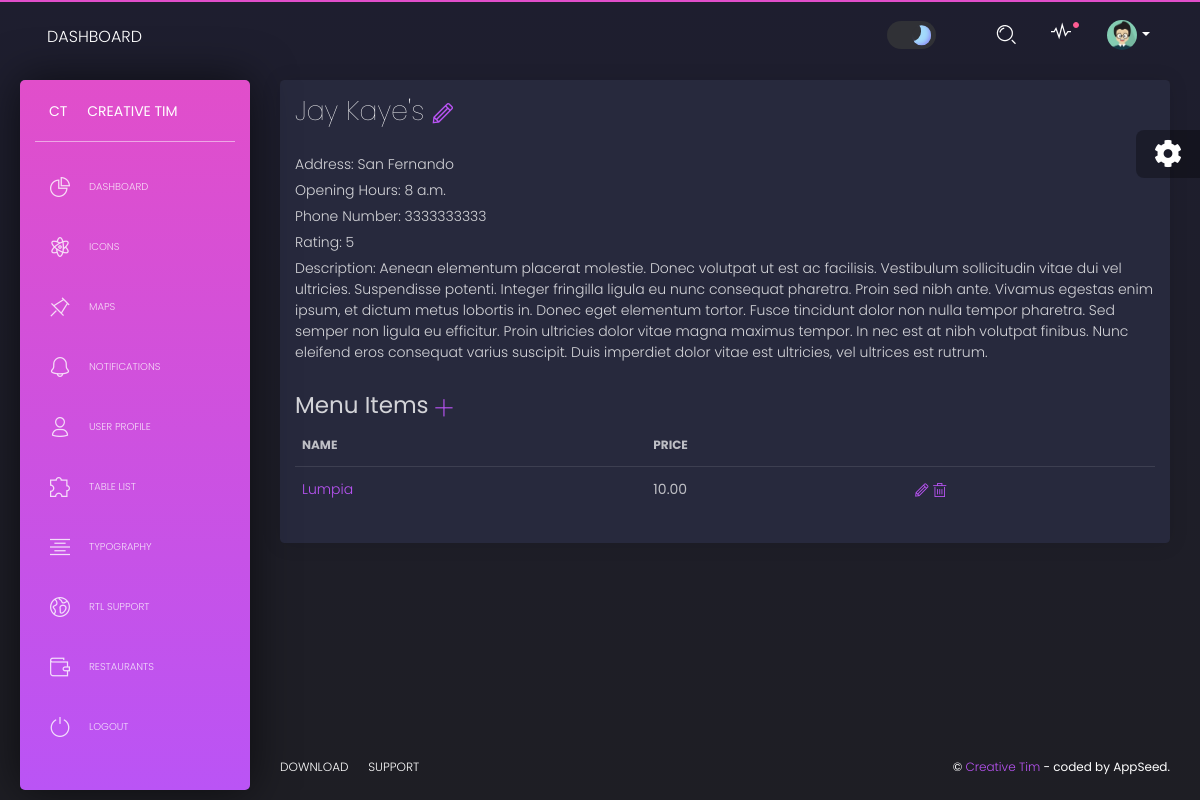
The page /restaurant/2/ on the database its author committed.
### restaurants/models.py (models this page shows, shortened)
class Restaurant(models.Model):
    name = models.CharField(max_length=100)
    address = models.CharField(max_length=255)
    opening_hours = models.TimeField()
    phone_number = models.CharField(max_length=15)
    rating = models.IntegerField()
    description = models.TextField(blank=True, null=True)
    owner_name = models.CharField(max_length=100, null=True, blank=True)
    owner_email = models.EmailField(unique=False, null=True, blank=True)

class MenuItem(models.Model):
    restaurant = models.ForeignKey(Restaurant, related_name='menu_items', on_delete=models.CASCADE)
    name = models.CharField(max_length=100)
    description = models.TextField(blank=True, null=True)
    price = models.DecimalField(max_digits=8, decimal_places=2)
    is_available = models.BooleanField(default=True)

### restaurants/views.py (the view)
# urls.py: path('restaurant/<int:pk>/', views.restaurant_detail, name='restaurant_detail'),
def restaurant_detail(request, pk):
    restaurant = get_object_or_404(Restaurant, pk=pk)
    menu_items = restaurant.menu_items.all()
    return render(request, 'restaurants/restaurant_detail.html', {'restaurant': restaurant, 'menu_items': menu_items})

### apps/context_processors.py (called while the page is built)
def cfg_assets_root(request):
    return { 'ASSETS_ROOT' : settings.ASSETS_ROOT }

### apps/templates/restaurants/restaurant_detail.html (shortened to what this page needs)
{% extends "layouts/base.html" %}
{% block content %}
<div class="content">
    <div class="row">
        <div class="col-md-12">
            <div class="card ">
                <div class="card-header">
                    <h2 class="card-title"> {{ restaurant.name }}
                        <small>
                            <a href="{% url 'restaurant_update' restaurant.pk %}">
                                <i class="tim-icons icon-pencil"></i>
                            </a>
                        </small>
                    </h2>
                </div>
                <div class="card-body">
                    <p>Address: {{ restaurant.address }}</p>
                    <p>Opening Hours: {{ restaurant.opening_hours }}</p>
                    <p>Phone Number: {{ restaurant.phone_number }}</p>
                    <p>Rating: {{ restaurant.rating }}</p>
                    <p>Description: {{ restaurant.description }}</p>
                    <br/>
                    <h3 class="mb-0">Menu Items <small><a href="{% url 'menu_item_create' restaurant.pk %}"><i class="tim-icons icon-simple-add"></i></a></small></h3>
                    <table class="table tablesorter " id="">
                        <thead class=" text-primary">
                            <tr>
                                <th>Name</th>
                                <th>Price</th>
                                <th></th>
                            </tr>
                        </thead>
                        <tbody>
                            {% for item in restaurant.menu_items.all %}
                            <tr>
                                <td><a href="{% url 'menu_item_update' restaurant.pk item.pk %}">{{ item.name }}</a></td>
                                <td>{{ item.price }}</td>
                                <td>
                                    <a href="{% url 'menu_item_update' restaurant.pk item.pk %}">
                                        <i class="tim-icons icon-pencil"></i>
                                    </a>
                                    <a data-toggle="modal" data-target="#confirmationDeleteModal" href="#" data-href="{% url 'menu_item_delete' restaurant.pk item.pk %}">
                                        <i class="tim-icons icon-trash-simple"></i>
                                    </a>
                                </td>
                            </tr>
                            {% endfor %}
                        </tbody>
                    </table>
                </div>
            </div>
        </div>
    </div>
</div>
{% endblock content %}

### rows shown on the page
Restaurant: name "Jay Kaye's", address "San Fernando", opening_hours "8 a.m.", phone_number "3333333333", rating "5", description "Aenean elementum placerat molestie. Donec volutpat ut est ac facilisis. Vestibulum sollicitudin vitae dui vel ultricies. Suspendisse potenti. Integer fringilla ligula eu nunc consequat pharetra. Proin sed nibh ante. Vivamus egestas enim ipsum, et dictum metus lobortis in. Donec eget elementum tortor. Fusce tincidunt dolor non nulla tempor pharetra. Sed semper non ligula eu efficitur. Proin ultricies dolor vitae magna maximus tempor. In nec est at nibh volutpat finibus. Nunc eleifend eros consequat varius suscipit. Duis imperdiet dolor vitae est ultricies, vel ultrices est rutrum."
MenuItem: name "Lumpia", price "10.00"
